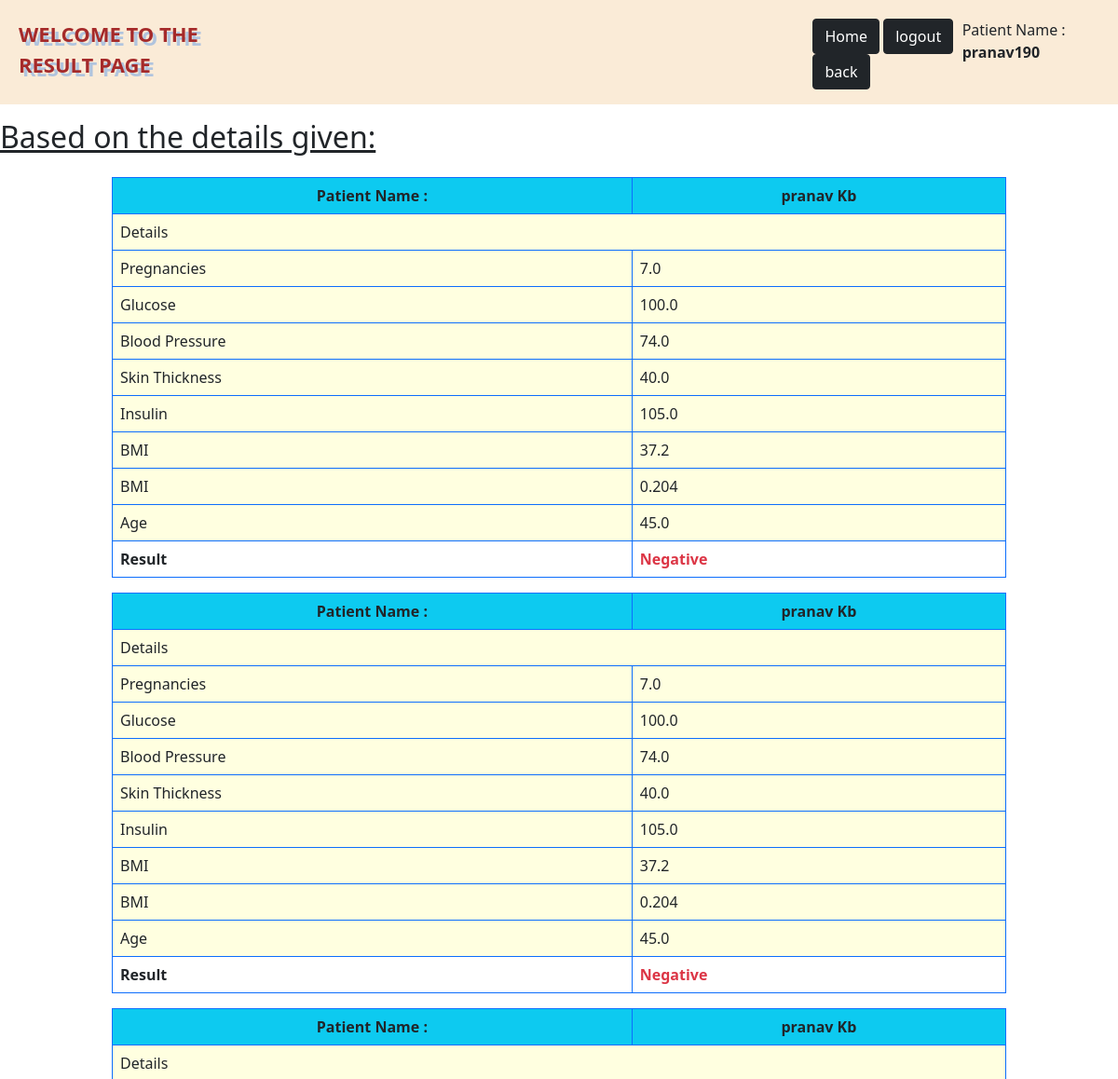
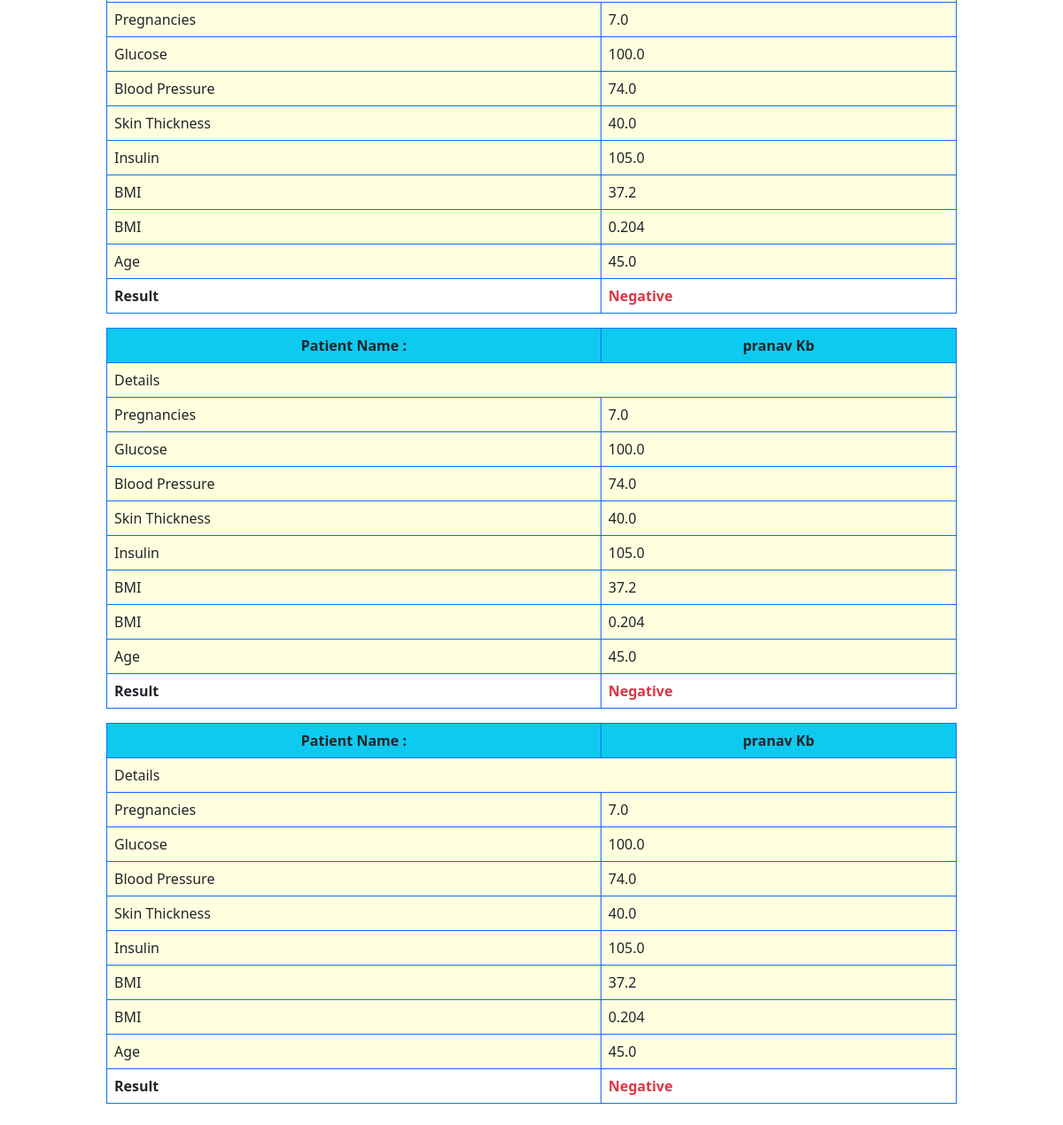
The app's page /result (signed in), older data (2 pictures, top to bottom).
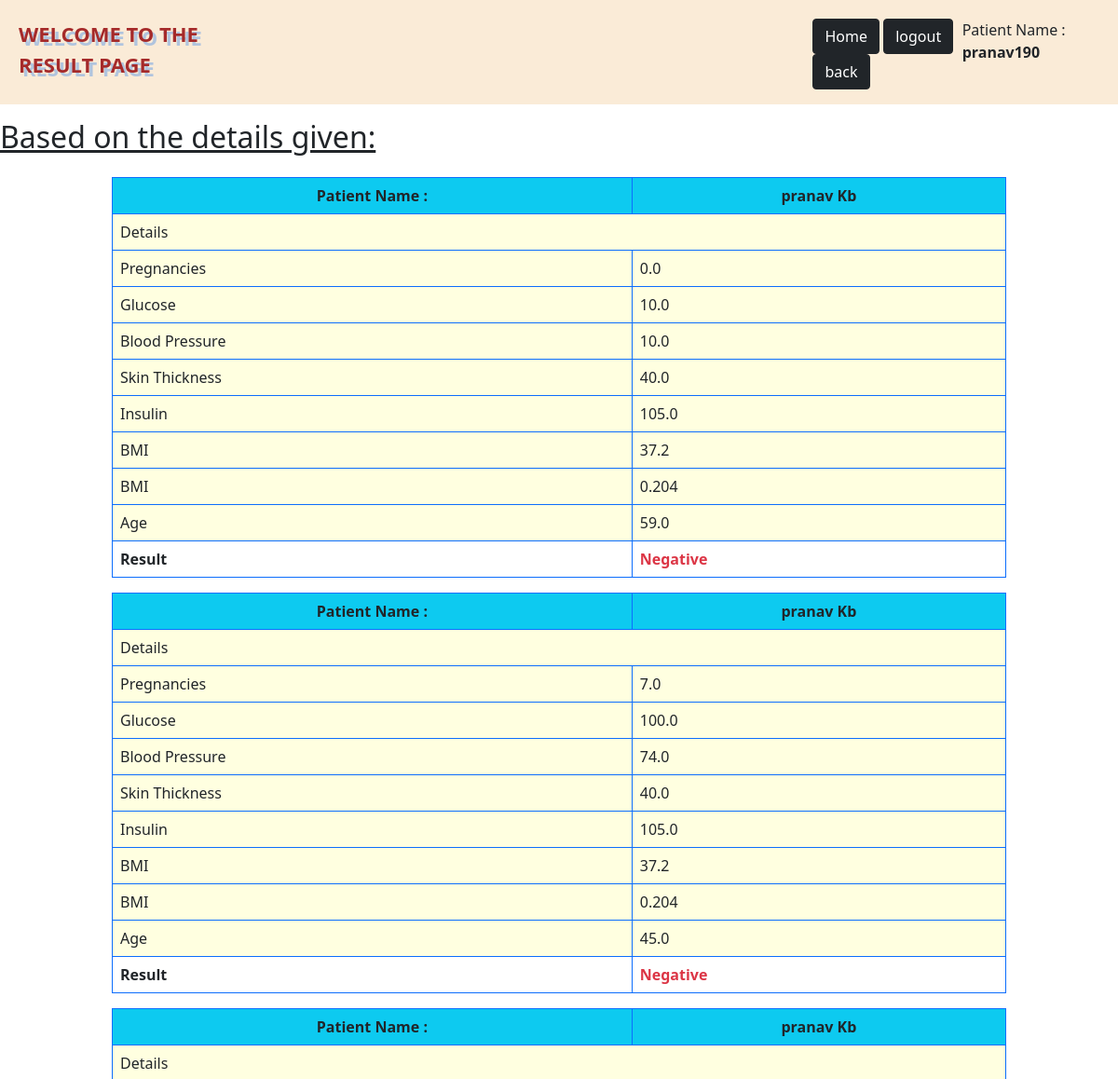
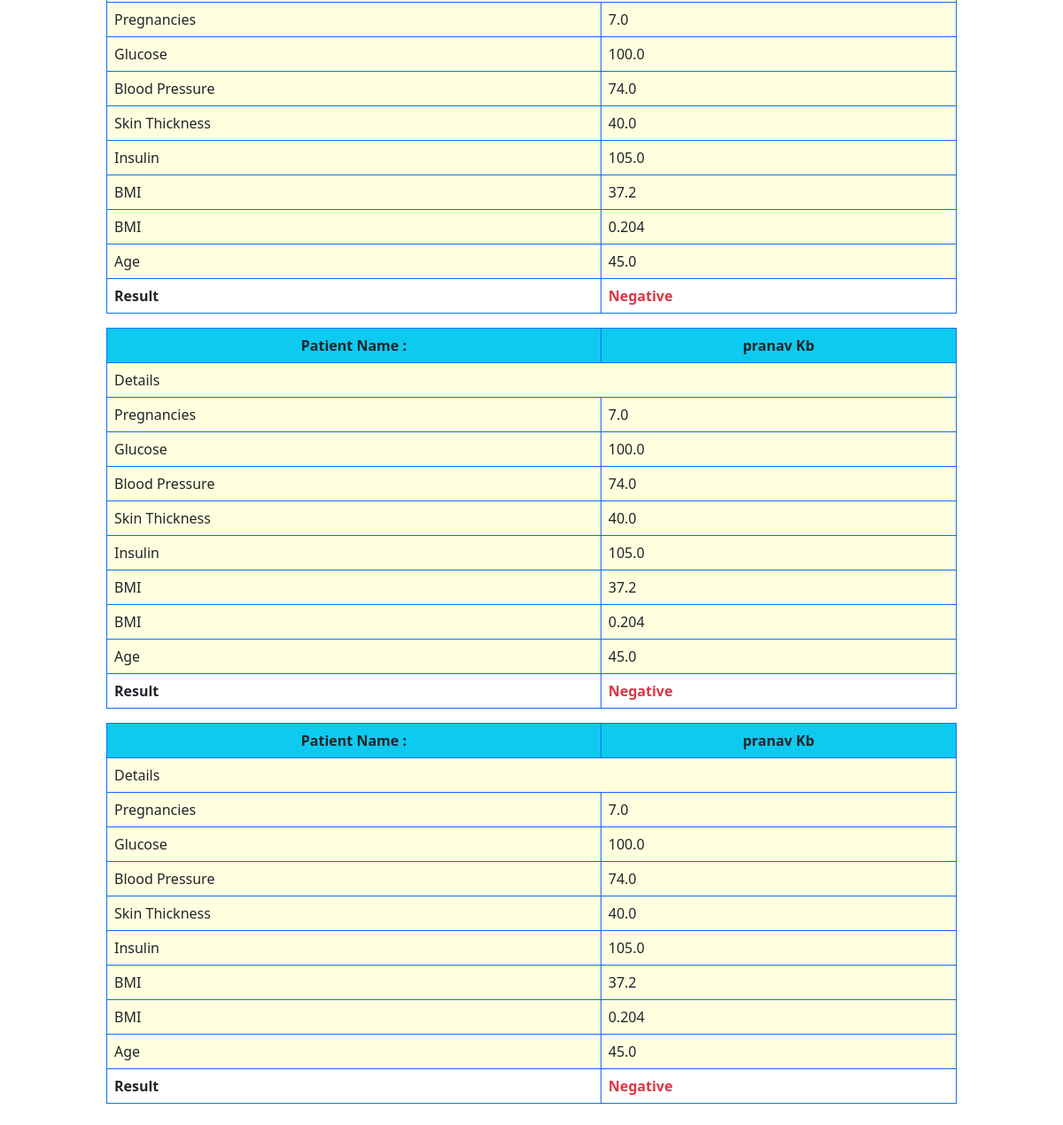
The same page, newer data (2 pictures, top to bottom).
### App/models.py (models this page shows)
class patient_data(models.Model):
    user=models.ForeignKey(User,on_delete=models.CASCADE,null=True,blank=True)
    Pregnancies=models.CharField(max_length=50)
    GLucose=models.CharField(max_length=50)
    Blood_Pressure=models.CharField(max_length=50)
    Skin_Thickness=models.CharField(max_length=50)
    Insulin=models.CharField(max_length=50)
    BMI=models.CharField(max_length=50)
    DPF=models.CharField(max_length=50)
    Age=models.CharField(max_length=50)
    Result=models.CharField(max_length=50)

### App/views.py (the view)
# urls.py: path('result',views.result,name='result')
def result(request):
    user=request.user
    data = patient_data.objects.filter(user=user).order_by('-id')[:5]
    print(data)
    return render(request,'results.html',{'data':data})

### templates/results.html (shortened to what this page needs)
{% load static %}
<html lang="en">
<body>
<div
        style="
        display: flex;
        justify-content: space-between;
        background-color: antiquewhite;
        padding-top:20px;
      "
        class="sticky-top"
>
  <div
          style="
          text-transform: uppercase;
          font-weight: bolder;
          text-shadow: 4px 4px lightsteelblue;
          color: brown;
          margin-left: 20px;
          font-size: 22px;
        "
  >
    Welcome to the Result page
  </div>
  <p class="p">
    <a class='btn btn-dark' href="index">Home</a>
    <a class='btn btn-dark' href="logout">logout</a>
    <a class='btn btn-dark' href="inspection">back</a>
  </p>
  <p style="margin-right: 20px">
    Patient Name : <strong>{{user.username}}</strong>
  </p>
</div >
{% if data %}
<h2  class="mt-3"><u class="text-dark">Based on the details given:</u></h2>
<div style="margin: 2% 10%">
  {% for patient in data %}
  <table class="table table-bordered border-primary">
    <tr class="bg-info">
      <td class="text-center fw-bold">Patient Name :</td>
      <td class="text-center fw-bold">{{user.first_name}} {{user.last_name}}</td>
    </tr>
    <tbody>
    <tr class="d">
      <td colspan="2">Details</td>
    </tr>
    <tr class="d">
      <td>Pregnancies</td>
      <td>{{patient.Pregnancies}}</td>
    </tr>
    <tr class="d">
      <td>Glucose</td>
      <td>{{patient.GLucose}}</td>
    </tr>
    <tr class="d">
      <td>Blood Pressure</td>
      <td>{{patient.Blood_Pressure}}</td>
    </tr>
    <tr class="d">
      <td>Skin Thickness</td>
      <td>{{patient.Skin_Thickness}}</td>
    </tr>
    <tr class="d">
      <td>Insulin</td>
      <td>{{patient.Insulin}}</td>
    </tr>
    <tr class="d">
      <td>BMI</td>
      <td>{{patient.BMI}}</td>
    </tr>
    <tr class="d">
      <td>BMI</td>
      <td>{{patient.DPF}}</td>
    </tr>
    <tr class="d">
      <td>Age</td>
      <td>{{patient.Age}}</td>
    </tr>
    <tr class="fw-bolder">
      <td>Result</td>
      <td class="text-danger active">{{patient.Result}}</td>
    </tr>
    </tbody>
  </table>
  {% endfor %}
  {% else %}
  <div style="text-align:center;">
    <div class="display-5 text-primary">
      No Data 404
    </div>
  </div>
  {% endif %}
</div>
</body>
<head>
    <link
      href="https://cdn.jsdelivr.net/npm/bootstrap@5.0.2/dist/css/bootstrap.min.css"
      rel="stylesheet"
    />
  </head>
</html>

Row changes from the older to the newer data that the page shows:
no longer on this page (row unchanged): patient_data: {{ user.first_name }} "pranav", {{ user.last_name }} "Kb", Pregnancies "7.0", GLucose "100.0", Blood_Pressure "74.0", Skin_Thickness "40.0", Insulin "105.0", BMI "37.2", DPF "0.204", Age "45.0", Result "Negative"
added patient_data: {{ user.first_name }} "pranav", {{ user.last_name }} "Kb", Pregnancies "0.0", GLucose "10.0", Blood_Pressure "10.0", Skin_Thickness "40.0", Insulin "105.0", BMI "37.2", DPF "0.204", Age "59.0", Result "Negative"
